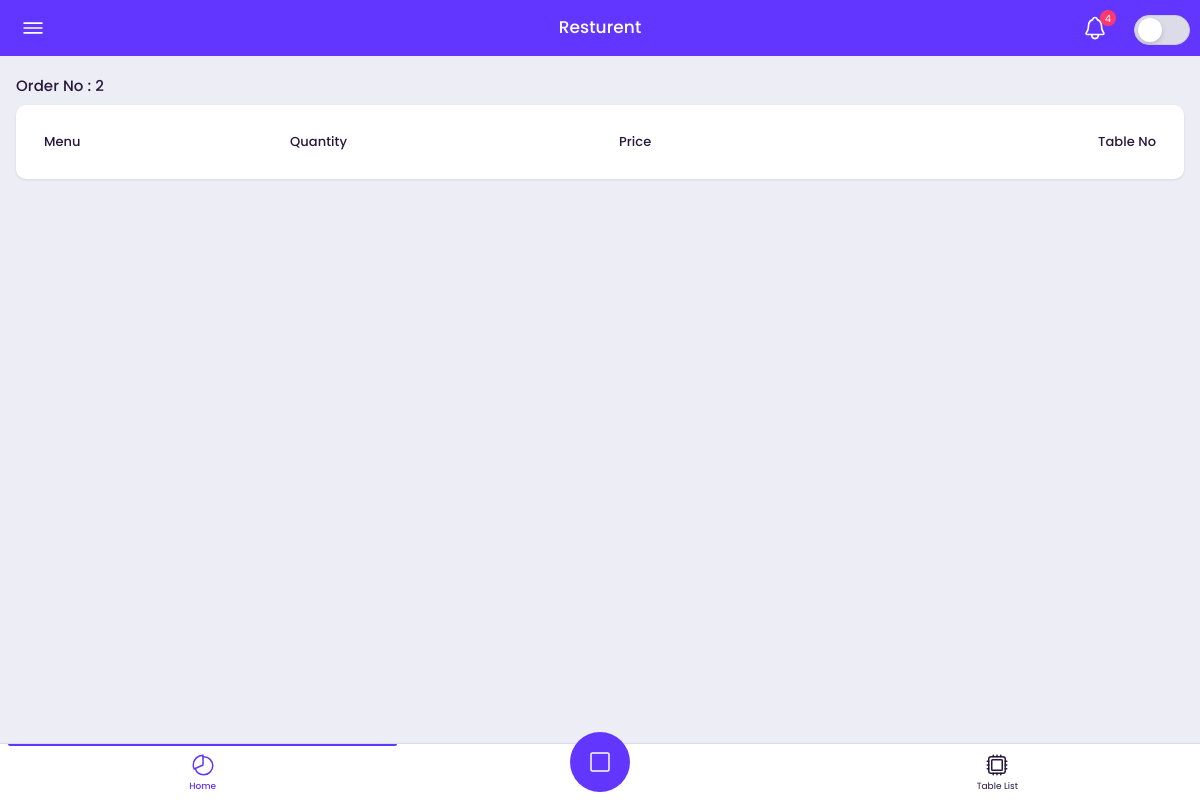
Before: /orderitem/2/ with the older database file.
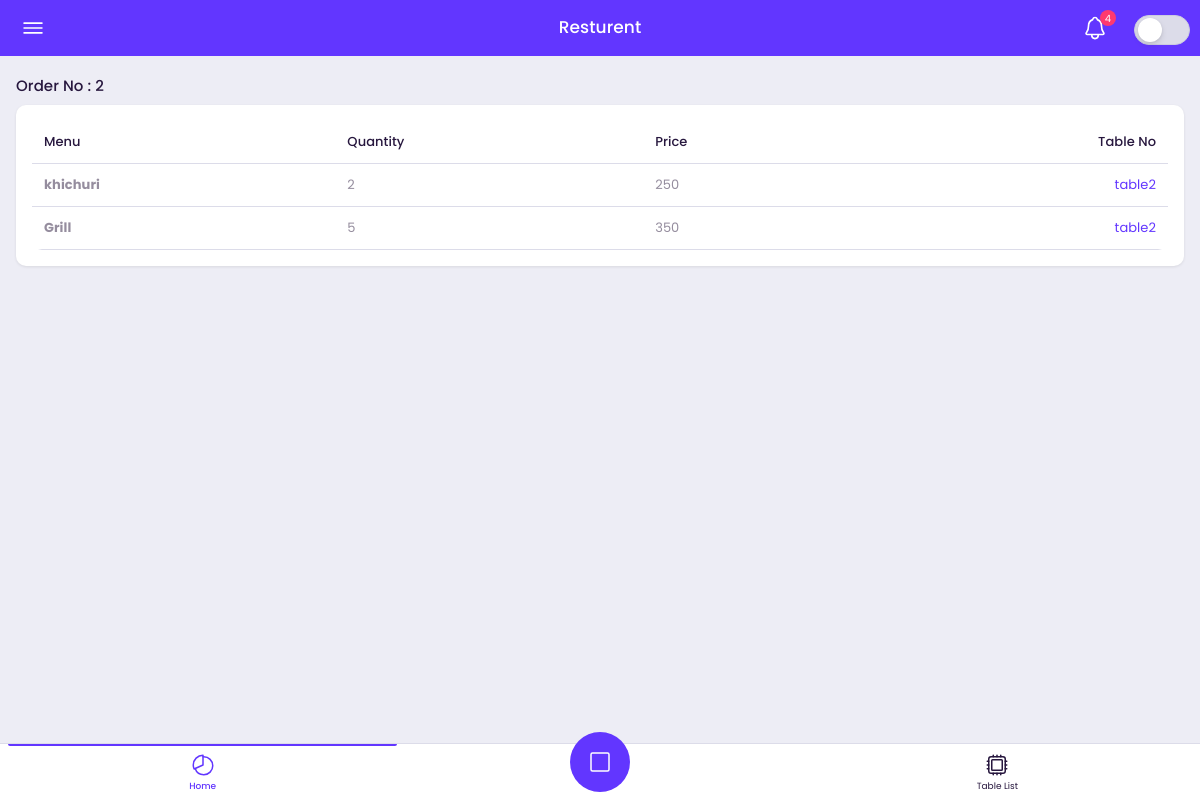
After: the same page with the newer database file.
### Restaurant/models.py (models this page shows, shortened)
class Order(models.Model):
    orders=models.ForeignKey(OrderInfo,on_delete=models.CASCADE,blank=True,null=True)
    tableNo = models.ForeignKey(BrTable, on_delete=models.CASCADE,blank=True,default=1)
    menu_item = models.ForeignKey(MenuItem,on_delete=models.CASCADE,blank=True)
    quantity = models.PositiveIntegerField(default=0)
    price = models.PositiveIntegerField(default=0)
    mac=  models.CharField(max_length=255,default='')
    isorder=models.BooleanField(default=False)
    docNo=models.PositiveIntegerField(default=1)

class MenuItem(models.Model):
    name = models.CharField(max_length=255)
    description = models.TextField()
    price = models.DecimalField(max_digits=10, decimal_places=2)
    restaurants = models.ManyToManyField(Restaurant,blank=True)
    picture = models.ImageField(upload_to='menu_item_pictures/', blank=True, null=True)
    category = models.ForeignKey(Category,on_delete=models.CASCADE,blank=True)

class BrTable(models.Model):
    name = models.CharField(max_length=255)
    size=models.PositiveIntegerField(default=0)
    restaurants = models.ForeignKey(Restaurant,on_delete=models.CASCADE)
    shape=models.ForeignKey(Shape,on_delete=models.CASCADE)
    Space=models.ForeignKey(Space,on_delete=models.CASCADE)
    label = models.CharField(max_length=255)
    booked=models.BooleanField(default=False)

### Restaurant/views.py (the view)
# urls.py: path('orderitem/<int:doc_no>/', views.order_item, name='orderitem'),
def order_item(request, doc_no):
    orderitems = Order.objects.filter(docNo=doc_no)
    return render(request, 'order_item.html', {'orderitems': orderitems,'orderNo':doc_no})

### templates/order_item.html
{% extends 'partials/base.html' %}
{% load static %}
{% block content %}
<br>
<br>
<div class="section mt-2">
    <div class="section-title">Order No : {{ orderNo}}</div>
<div class="card">
    <div class="card-body">
        <div class="table-responsive">
            <table class="table">
                <thead>
                    <tr>
                        <th scope="col">Menu</th>
                        <th scope="col">Quantity</th>
                        <th scope="col">Price</th>
                        <th scope="col" class="text-end">Table No </th>
                    </tr>
                </thead>
                <tbody>
                    {% for orderitem in orderitems %}
                    <tr>
                        <th scope="row">{{ orderitem.menu_item.name }}</th>
                        <td>{{ orderitem.quantity}} </td>
                        <td>{{ orderitem.price}} </td>
                        <td class="text-end text-primary">{{ orderitem.tableNo.name}} </td>
                    </tr>
                    {% endfor %}
                </tbody>
            </table>
        </div>
</div>
</div>
</div>
<br>
<br>
{%endblock%}

### templates/partials/base.html (shortened to what this page needs)
{% load static %}
<!doctype html>
<html lang="en">
<head>
    <link rel="stylesheet" href='{% static "assets/css/style.css" %}'>
</head>
<body>
    {% block content %}{%endblock%}
    {% include 'partials/appbartop.html' %}
    {% include 'partials/appbottom.html' %}
</body>
</html>

### templates/partials/appbartop.html (shortened to what this page needs)
    <div class="appHeader bg-primary text-light">
        <div class="left">
            <a href="#" class="headerButton" data-bs-toggle="modal" data-bs-target="#sidebarPanel">
                <ion-icon name="menu-outline"></ion-icon>
            </a>
        </div>
        <div class="pageTitle">
            Resturent
        </div>
        <div class="right">
            <a href="app-notifications.html" class="headerButton">
                <ion-icon class="icon" name="notifications-outline"></ion-icon>
                <span class="badge badge-danger">4</span>
            </a>
            <div class="form-check form-switch  ms-2">
                <label class="form-check-label" for="darkmodeSwitch"></label>
            </div>
        </div>
    </div>

### templates/partials/appbottom.html
    <div class="appBottomMenu">
        <a href="{% url 'index' %}" class="item active">
            <div class="col">
                <ion-icon name="pie-chart-outline"></ion-icon>
                <strong>Home</strong>
            </div>
        </a>
        <a href="{% url 'order_create' %}" class="item">
            <div class="col">
                <div class="action-button large">
                    <ion-icon name="square-outline"></ion-icon>
                </div>
            </div>
        </a>
        <a href="{%url 'table_list'%}" class="item">
            <div class="col">
                <ion-icon name="hardware-chip-outline"></ion-icon>
                <strong>Table List</strong>
            </div>
        </a>
    </div>

Changed rows visible on the page:
added Order: menu_item.name "khichuri", quantity "2", price "250", tableNo.name "table2"
added Order: menu_item.name "Grill", quantity "5", price "350", tableNo.name "table2"
